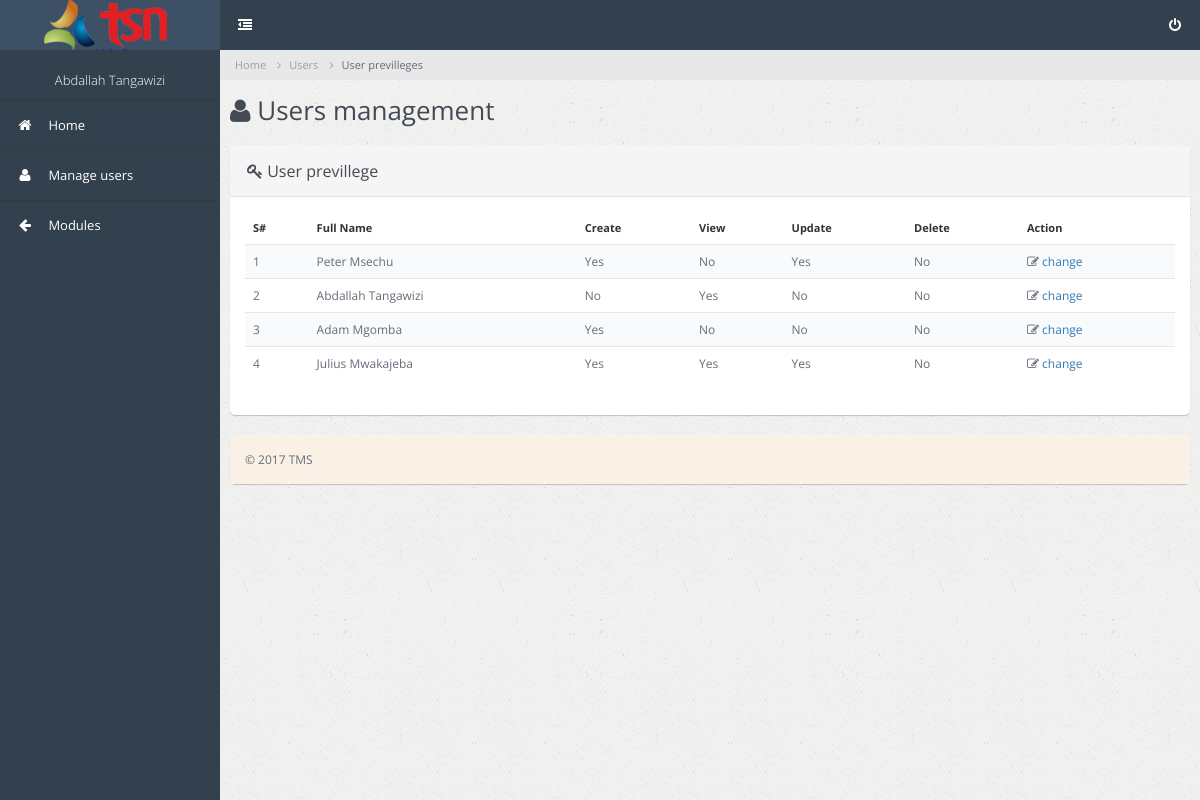
The page /administration/users/user_permisions.php (signed in) on the database its author committed.
### tables this page shows
CREATE TABLE `tms_users` (
  `id` int(11) NOT NULL,
  `name` varchar(30) DEFAULT NULL,
  `username` varchar(30) DEFAULT NULL,
  `password` varchar(50) DEFAULT NULL,
  `role` varchar(30) DEFAULT NULL,
  `status` varchar(5) DEFAULT NULL,
  `phone` varchar(30) NOT NULL,
  `up_auth` int(11) NOT NULL,
  `create_auth` int(11) NOT NULL,
  `del_auth` int(11) NOT NULL,
  `view_auth` int(11) NOT NULL
);

### administration/users/user_permisions.php (the view, shortened to what this page needs)
<?php
  if(!isset($_SESSION['id'])){
  header('location: ../../index.php');
  exit;
 }else{
  $all = mysql_query("select * from tms_users");
}
?>
<!DOCTYPE html>
<html lang="en" ng-app = "myapp">
<head>
        <link rel="stylesheet" type="text/css" id="theme" href="../css/theme-default.css"/>
    </head>
    <body>
        <div class="page-container">
            <div class="page-sidebar">
                 <?php require_once '../incs/admin_links.php';?>
            </div>
            <div class="page-content">
                <ul class="x-navigation x-navigation-horizontal x-navigation-panel">
                    <li class="xn-icon-button">
                        <a href="#" class="x-navigation-minimize"><span class="fa fa-dedent"></span></a>
                    </li>
                    <li class="xn-icon-button pull-right last">
                        <a href="#"><span class="fa fa-power-off"></span></a>
                    </li>
                </ul>
                <ul class="breadcrumb">
                    <li>Home</li>
                    <li>Users</li>
                    <li class="active">User previlleges</li>
                </ul>
                <div class="page-title">
                    <h2><span class="fa fa-user"></span> Users management</h2>
                </div>
                <div class="page-content-wrap" ng-controller = "cntrl">
                    <div class="row">
                        <div class="col-md-12">
                            <div class="panel panel-default">
                             <div class="panel-heading">
                               <h3 class="panel-title"><i class="fa fa-key"></i>&nbsp;User previllege</h3>
                             </div>
                             <div class="panel-body">
                                    <table class = "table table-striped">
                                         <thead>
                                            <th>S#</th>
                                             <th>Full Name</th>
                                             <th>Create</th>
                                             <th>View</th>
                                             <th>Update</th>
                                             <th>Delete</th>
                                             <th>Action</th>
                                             </thead>
                                             <tbody>
                                             <?php
                                             $a = 1;
                                             while ($rw=mysql_fetch_array($all)) {
                                                $cr = $rw['create_auth'];
                                                if($cr == 1){
                                                    $c = "Yes";
                                                }else{
                                                    $c = "No";
                                                }
                                                $vw = $rw['view_auth'];
                                                if($vw == 1){
                                                    $v = "Yes";
                                                }else{
                                                    $v = "No";
                                                }
                                                $up = $rw['up_auth'];
                                                if($up == 1){
                                                    $upd = "Yes";
                                                }else{
                                                    $upd = "No";
                                                }
                                                $delt = $rw['del_auth'];
                                                if($delt == 1){
                                                    $del = "Yes";
                                                }else{
                                                    $del = "No";
                                                }
                                             ?>
                                             <tr>
                                                 <td><?php echo $a;?></td>
                                                 <td><?php echo $rw['name'];?></td>
                                                 <td><?php echo $c;?></td>
                                                 <td><?php echo $v;?></td>
                                                 <td><?php echo $upd;?></td>
                                                 <td><?php echo $del;?></td>
                                                 <td><i class="fa fa-edit"></i>&nbsp;<a href="change_permissions.php?id=<?php echo $rw['id'];?>">change</a></td>
                                                 </tr>
                                                 <?php
                                                 $a++;
                                             }
                                                 ?>
                                                 </tbody>
                                        </table>
                                </div>
                            </div>
                        </div>
                    </div>
                    <div class="row">
                        <div class="col-md-12">
                            <div class="panel panel-default">
                                <div class="panel-body" style = "background:linen">
                                    &copy; 2017 TMS
                                </div>
                            </div>
                        </div>
                    </div>
                </div>
            </div>
        </div>
    </body>
</html>

### rows shown on the page
tms_users: name "Peter Msechu", create_auth "Yes", view_auth "No", up_auth "Yes", del_auth "No"
tms_users: name "Abdallah Tangawizi", create_auth "No", view_auth "Yes", up_auth "No", del_auth "No"
tms_users: name "Adam Mgomba", create_auth "Yes", view_auth "No", up_auth "No", del_auth "No"
tms_users: name "Julius Mwakajeba", create_auth "Yes", view_auth "Yes", up_auth "Yes", del_auth "No"

### other values the page prints
$_SESSION['name'] "Abdallah Tangawizi"
